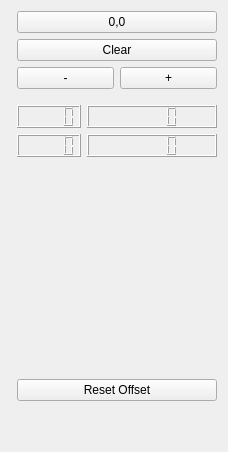
      <widget class="QWidget" name="tab_5">
       <attribute name="title">
        <string>Line</string>
       </attribute>
       <layout class="QGridLayout" name="gridLayout_11">
        <item row="0" column="0">
         <widget class="QChartView" name="chartView_Pos" native="true">
          <property name="sizePolicy">
           <sizepolicy hsizetype="Expanding" vsizetype="Preferred">
            <horstretch>0</horstretch>
            <verstretch>0</verstretch>
           </sizepolicy>
          </property>
          <property name="minimumSize">
           <size>
            <width>0</width>
            <height>0</height>
           </size>
          </property>
         </widget>
        </item>
        <item row="0" column="1">
         <layout class="QVBoxLayout" name="verticalLayout_4">
          <item>
           <widget class="QPushButton" name="pushButton_Set_Cero">
            <property name="text">
             <string>0,0</string>
            </property>
           </widget>
          </item>
          <item>
           <widget class="QPushButton" name="pushButton_Clear">
            <property name="text">
             <string>Clear</string>
            </property>
           </widget>
          </item>
          <item>
           <layout class="QHBoxLayout" name="horizontalLayout_23">
            <property name="sizeConstraint">
             <enum>QLayout::SizeConstraint::SetMinimumSize</enum>
            </property>
            <item>
             <widget class="QPushButton" name="pushButton_4">
              <property name="sizePolicy">
               <sizepolicy hsizetype="Preferred" vsizetype="Fixed">
                <horstretch>0</horstretch>
                <verstretch>0</verstretch>
               </sizepolicy>
              </property>
              <property name="minimumSize">
               <size>
                <width>30</width>
                <height>0</height>
               </size>
              </property>
              <property name="text">
               <string>-</string>
              </property>
             </widget>
            </item>
            <item>
             <widget class="QPushButton" name="pushButton_5">
              <property name="sizePolicy">
               <sizepolicy hsizetype="Preferred" vsizetype="Fixed">
                <horstretch>0</horstretch>
                <verstretch>0</verstretch>
               </sizepolicy>
              </property>
              <property name="minimumSize">
               <size>
                <width>30</width>
                <height>0</height>
               </size>
              </property>
              <property name="text">
               <string>+</string>
              </property>
             </widget>
            </item>
           </layout>
          </item>
          <item>
           <spacer name="verticalSpacer_7">
            <property name="orientation">
             <enum>Qt::Orientation::Vertical</enum>
            </property>
            <property name="sizeType">
             <enum>QSizePolicy::Policy::Minimum</enum>
            </property>
            <property name="sizeHint" stdset="0">
             <size>
              <width>20</width>
              <height>10</height>
             </size>
            </property>
           </spacer>
          </item>
          <item>
           <layout class="QFormLayout" name="formLayout">
            <item row="0" column="0">
             <widget class="QLCDNumber" name="lcdNumber_Ypos"/>
            </item>
            <item row="0" column="1">
             <widget class="QLCDNumber" name="lcdNumber_Xpos"/>
            </item>
            <item row="1" column="0">
             <widget class="QLCDNumber" name="lcdNumber_Yvel"/>
            </item>
            <item row="1" column="1">
             <widget class="QLCDNumber" name="lcdNumber_Xvel"/>
            </item>
           </layout>
          </item>
          <item>
           <spacer name="verticalSpacer_6">
            <property name="orientation">
             <enum>Qt::Orientation::Vertical</enum>
            </property>
            <property name="sizeType">
             <enum>QSizePolicy::Policy::Minimum</enum>
            </property>
            <property name="sizeHint" stdset="0">
             <size>
              <width>20</width>
              <height>10</height>
             </size>
            </property>
           </spacer>
          </item>
          <item>
           <layout class="QVBoxLayout" name="verticalLayout_3">
            <item>
             <widget class="QWidget" name="Grafica" native="true">
              <property name="sizePolicy">
               <sizepolicy hsizetype="Fixed" vsizetype="Fixed">
                <horstretch>0</horstretch>
                <verstretch>0</verstretch>
               </sizepolicy>
              </property>
              <property name="minimumSize">
               <size>
                <width>200</width>
                <height>200</height>
               </size>
              </property>
             </widget>
            </item>
            <item>
             <widget class="QPushButton" name="pushButton_Reset_Offset">
              <property name="sizePolicy">
               <sizepolicy hsizetype="Preferred" vsizetype="Fixed">
                <horstretch>0</horstretch>
                <verstretch>0</verstretch>
               </sizepolicy>
              </property>
              <property name="text">
               <string>Reset Offset</string>
              </property>
             </widget>
            </item>
           </layout>
          </item>
          <item>
           <spacer name="verticalSpacer_2">
            <property name="orientation">
             <enum>Qt::Orientation::Vertical</enum>
            </property>
            <property name="sizeHint" stdset="0">
             <size>
              <width>20</width>
              <height>40</height>
             </size>
            </property>
           </spacer>
          </item>
         </layout>
        </item>
       </layout>
      </widget>
